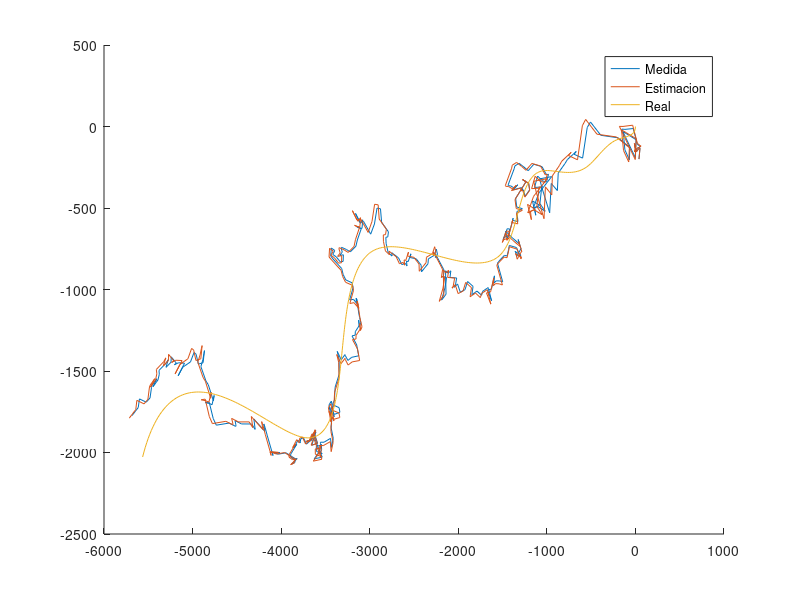
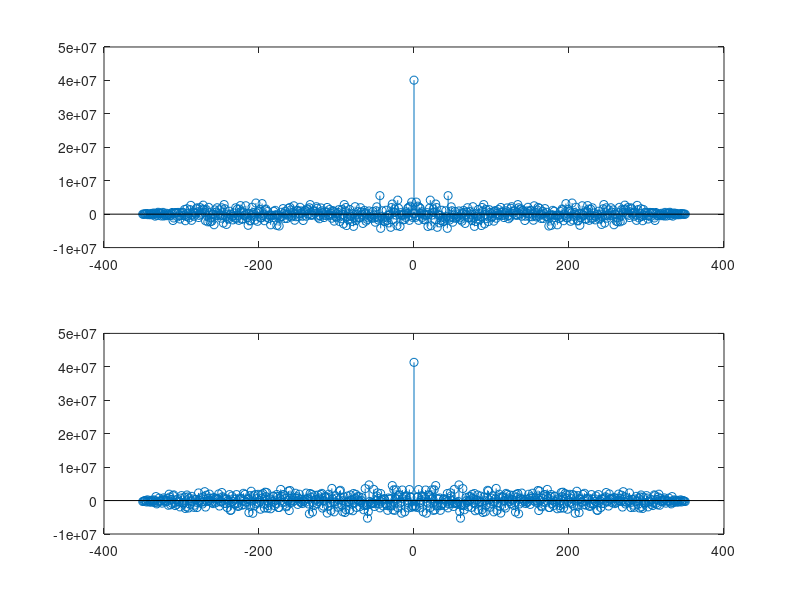

Write the MATLAB code that produced these figures, in order.
clear all
close all
clc

load('tp3_kalman.mat');
%%%%%%%%%%%%%%%%%%%%%%%%%%%%%%%%%%%%%%%%%%%%%%%%%%%%%%%%%%%%%%%%%%%%%%%%%%%

toEvaluate = 'position'; %ALWAYS

%Choose case
Case = 'a';
%Case = 'b';

%Auxiliares
I = [1,0;0,1];
O = zeros(size(I));
O_6 =[O,O,O;O,O,O;O,O,O];
final = length(p) ;
Xsave = [];
Xpred = [];
E = [];

%Parametros del modelo continuo
sigma_a_dot = 10^-1 ;
q = sigma_a_dot^2*I;
Q = [O,O,O;O,O,O;O,O,q]; %Cov ruido de proceso
A=[O,I,O;O,O,I;O,O,O];

sigma_p = sqrt(100);
sigma_v = sqrt(10);
sigma_a = sqrt(1);

if (strcmp(toEvaluate,'position'))
    C=[I,O,O];
    if (strcmp(Case,'a'))
        r = 10^3;
    end
    if (strcmp(Case,'b'))
        r = 10^-3;
    end
    R =r * diag([sigma_p^2 sigma_p^2]);      
end

etha = mvnrnd(zeros(length(R),1),R,final)';

%Discretizacion
%h=1;
Ad = expm(A*h);
Qd = [q*h^5/20,q*h^4/8,q*h^3/6;q*h^4/8,q*h^3/3,q*h^2/2;q*h^3/6,q*h^2/2,q*h];

%Condiciones Iniciales
x0_0 = [40 -200 0 0 0 0]';
P0_0 = diag([10^4 10^4 10^2 10^2 10 10 ]);

%Test de Observabilidad
L = rank(obsv(Ad,C));
if (L == length(Ad))
    disp('El sistema es completamente observable')
else
    disp('El sistema NO es completamente observable')
end
disp(['La cantidad de estados observables es: ',num2str(L)])

%Algoritmo de Kalman
for k = 1:final
    
    %Inicializacion
    if k == 1
        X_kminus_kminus = x0_0;
        P_kminus_kminus = P0_0;
    else
        X_kminus_kminus = X_k_k;
        P_kminus_kminus = P_k_k;
    end
    
    %Valor de la medicion 
    if (strcmp(toEvaluate,'position'))
        Yk = [p(k,:)]'+ etha(:,k);
    end
    if (strcmp(toEvaluate,'velocity'))
        Yk = [v(k,:)]'+ etha(:,k);
    end
    if (strcmp(toEvaluate,'aceleration'))
        Yk = [a(k,:)]'+ etha(:,k);
    end
    if (strcmp(toEvaluate,'position and velocity'))
        Yk = [p(k,:)' ; v(k,:)']+ etha(:,k);
    end

    %Prediccion
    X_k_kminus = Ad * X_kminus_kminus ;
    P_k_kminus = Ad * P_kminus_kminus * Ad' + Qd ;
    
    %Actualizacion
    K_k =  P_k_kminus * C' * inv( C * P_k_kminus * C' + R);
    X_k_k =  X_k_kminus + K_k * (Yk - C * X_k_kminus );
    P_k_k = (eye(size(K_k*C)) - K_k*C) * P_k_kminus ;
    %P_k_k = (eye(size(K_k*C)) - K_k * C)* P_k_kminus * (eye(size(K_k*C)) - K_k*C)' +  K_k * R * K_k';

    Xsave = [Xsave (X_kminus_kminus) ];
    Xpred = [Xpred X_k_kminus];
    E =[E (Yk - C * X_k_kminus )];
end
%% Comparacion de Estados y Estimaciones


%Trayectoria
figure (1)
hold on
plot(Xsave(1,:),Xsave(2,:))
plot(Xpred(1,:),Xpred(2,:))
plot(p(:,1),p(:,2))
legend({'Medida','Estimacion','Real'})

%Autocorrelacion de la innovacion
figure(2)
subplot(2,1,1)
[c,lags] = xcov(E(1,:));
stem(lags,c)
subplot(2,1,2)
[c,lags] = xcov(E(2,:));
stem(lags,c)




